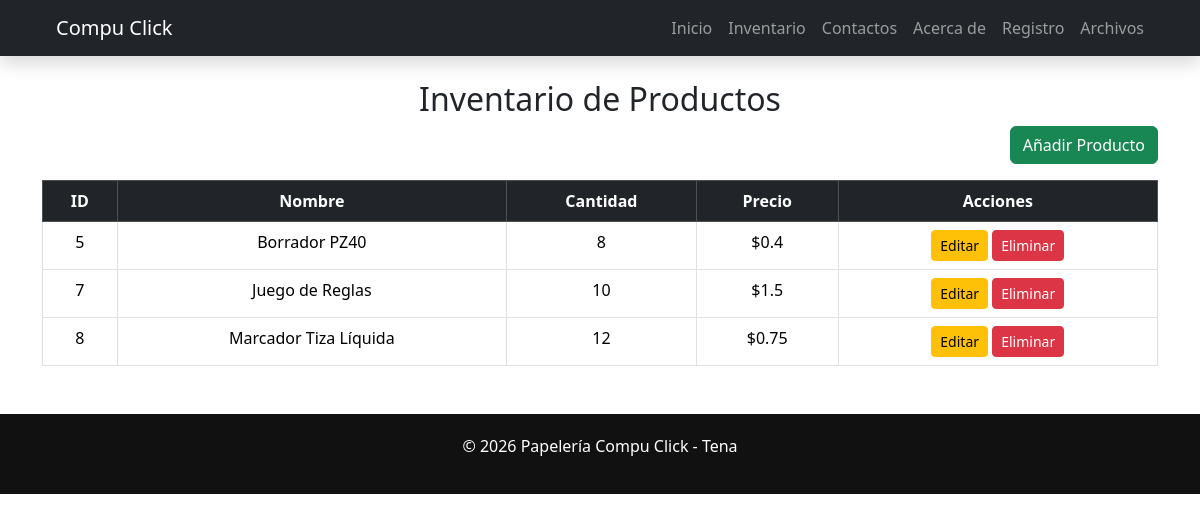
The app's page /inventario, older data.
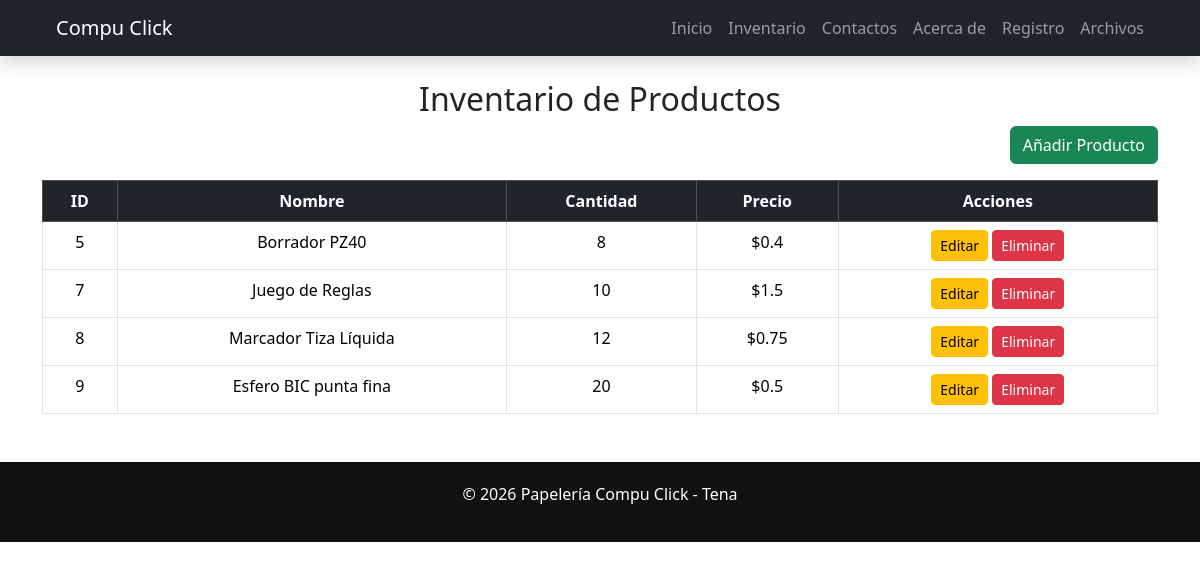
The same page, newer data.
### tables this page shows
CREATE TABLE productos (
            id INTEGER PRIMARY KEY AUTOINCREMENT,
            nombre TEXT NOT NULL,
            cantidad INTEGER NOT NULL,
            precio REAL NOT NULL
        );

### app.py (the view)
@app.route('/inventario')
def ver_inventario():
    productos = inventario.obtener_todos()
    return render_template('inventario.html', productos=productos)

### inventario.py (called while the page is built)
    def obtener_todos(self):
        conexion = sqlite3.connect(RUTA_DB)
        cursor = conexion.cursor()
        cursor.execute("SELECT * FROM productos")
        productos = cursor.fetchall()
        conexion.close()
        return productos

### templates/inventario.html (shortened to what this page needs)
{% extends "base.html" %}
{% block content %}
<div class="container my-5">
    <h2 class="text-center">Inventario de Productos</h2>
    <div class="text-end mb-3">
        <a href="{{ url_for('agregar') }}" class="btn btn-success">
            Añadir Producto
        </a>
    </div>
    <table class="table table-bordered table-hover">
        <thead class="table-dark">
            <tr>
                <th>ID</th>
                <th>Nombre</th>
                <th>Cantidad</th>
                <th>Precio</th>
                <th>Acciones</th>
            </tr>
        </thead>
        <tbody>
            {% if productos %}
                {% for producto in productos %}
                <tr>
                    <td>{{ producto[0] }}</td>
                    <td>{{ producto[1] }}</td>
                    <td>{{ producto[2] }}</td>
                    <td>${{ producto[3] }}</td>
                    <td>
                        <a href="{{ url_for('editar_producto', id=producto[0]) }}"
                           class="btn btn-warning btn-sm">
                            Editar
                        </a>
                        <a href="{{ url_for('eliminar', id=producto[0]) }}"
                           class="btn btn-danger btn-sm"
                           onclick="return confirm('¿Está seguro de eliminar este producto?');">
                            Eliminar
                        </a>
                    </td>
                </tr>
                {% endfor %}
            {% else %}
                <tr>
                    <td colspan="5" class="text-center">
                        No hay productos registrados.
                    </td>
                </tr>
            {% endif %}
        </tbody>
    </table>
</div>
{% endblock %}

### templates/base.html (shortened to what this page needs)
<!DOCTYPE html>
<html lang="es">
<head>
    <link href="https://cdn.jsdelivr.net/npm/bootstrap@5.3.2/dist/css/bootstrap.min.css" rel="stylesheet">
    <link rel="stylesheet" href="{{ url_for('static', filename='css/styles.css') }}">
</head>
<body>
<nav class="navbar navbar-expand-lg navbar-dark bg-dark fixed-top shadow">
    <div class="container-fluid px-5">
        <a class="navbar-brand d-flex align-items-center" href="{{ url_for('inicio') }}">
            <span class="ms-2">Compu Click</span>
        </a>
        <div class="collapse navbar-collapse" id="menu">
            <ul class="navbar-nav ms-auto">
                <li class="nav-item"><a class="nav-link" href="{{ url_for('inicio') }}">Inicio</a></li>
                <li class="nav-item"><a class="nav-link" href="{{ url_for('ver_inventario') }}">Inventario</a></li>
                <li class="nav-item"><a class="nav-link" href="{{ url_for('contactos') }}">Contactos</a></li>
                <li class="nav-item"><a class="nav-link" href="{{ url_for('about') }}">Acerca de</a></li>
                <li class="nav-item"><a class="nav-link" href="{{ url_for('registro') }}">Registro</a></li>
                <li class="nav-item"><a class="nav-link" href="{{ url_for('ver_datos') }}">Archivos</a></li>
            </ul>
        </div>
    </div>
</nav>
{% block content %}
{% endblock %}
<footer class="footer">
    <p>© 2026 Papelería Compu Click - Tena</p>
</footer>
</body>
</html>

### static/css/styles.css (style rules this page uses)
body { font-family: 'Segoe UI', Arial, sans-serif; }
.footer { background: #111; color: white; text-align: center; padding: 20px; }
.table th, .table td { text-align: center; }
.btn-success, .btn-warning, .btn-danger { transition: 0.3s ease; }

Row changes from the older to the newer data that the page shows:
added productos: id "9", nombre "Esfero BIC punta fina", cantidad "20", precio "0.5"
